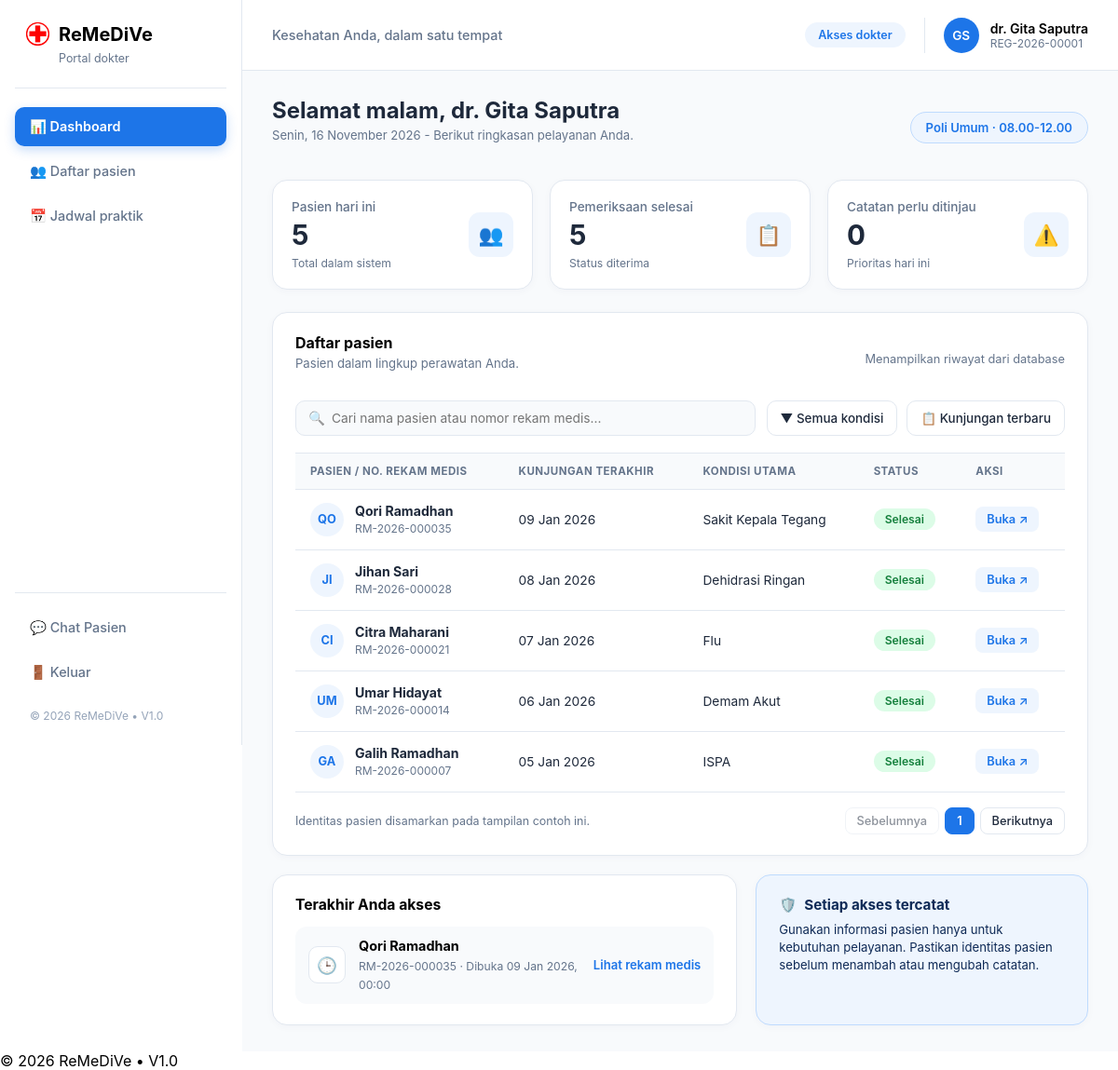
Screenshot of /doctor_dashboard.php (signed in) with the database file from the repository.
### tables this page shows
CREATE TABLE `doctors` (
  `DoctorID` int(11) NOT NULL,
  `DoctorName` varchar(50) NOT NULL,
  `Speciality` varchar(20) DEFAULT NULL,
  `PhoneNumber` varchar(15) DEFAULT NULL,
  `RegistrationNumber` char(17) DEFAULT NULL,
  `UserID` int(11) DEFAULT NULL
);

CREATE TABLE `medical_examinations` (
  `ExamID` int(11) NOT NULL,
  `DoctorID` int(11) DEFAULT NULL,
  `PatientID` int(11) DEFAULT NULL,
  `Examination_date` datetime DEFAULT NULL,
  `Diagnosis` text DEFAULT NULL,
  `examResult` text DEFAULT NULL,
  `mainIssues` text DEFAULT NULL,
  `action` text DEFAULT NULL,
  `notes` text DEFAULT NULL,
  `BloodPressureSistolik` int(11) DEFAULT NULL,
  `BloodPressureDiastolik` int(11) DEFAULT NULL,
  `pulse` smallint(6) DEFAULT NULL,
  `temperature` decimal(4,1) DEFAULT NULL,
  `WeightKg` decimal(10,0) DEFAULT NULL,
  `HeightCm` decimal(10,0) DEFAULT NULL,
  `status` varchar(10) DEFAULT NULL
);

CREATE TABLE `patients` (
  `PatientID` int(11) NOT NULL,
  `PatientName` varchar(50) DEFAULT NULL,
  `NIK` char(16) DEFAULT NULL,
  `BloodType` varchar(3) DEFAULT NULL,
  `PhoneNumber` varchar(15) DEFAULT NULL,
  `Address` text DEFAULT NULL,
  `Gender` char(1) NOT NULL,
  `BirthDate` date NOT NULL,
  `UserID` int(11) DEFAULT NULL,
  `Allergy` varchar(50) DEFAULT NULL
);

### timezone.php (called while the page is built, shortened)
<?php
    $DayList = array(
        'Sunday' => 'Minggu',
        'Monday' => 'Senin',
        'Tuesday' => 'Selasa',
        'Wednesday' => 'Rabu',
        'Thursday' => 'Kamis',
        'Friday' => 'Jumat',
        'Saturday' => 'Sabtu'
    );
    $MonthList = array(
    'January'   => 'Januari',
    'February'  => 'Februari',
    'March'     => 'Maret',
    'April'     => 'April',
    'May'       => 'Mei',
    'June'      => 'Juni',
    'July'      => 'Juli',
    'August'    => 'Agustus',
    'September' => 'September',
    'October'   => 'Oktober',
    'November'  => 'November',
    'December'  => 'Desember'
    );
    $hari_inggris  = date('l');
    $bulan_inggris = date('F');
    $hari_indo  = $DayList[$hari_inggris];
    $bulan_indo = $MonthList[$bulan_inggris];
    $tanggal_sekarang = $hari_indo . ', ' . date('d') . ' ' . $bulan_indo . ' ' . date('Y');
?>

### doctor_dashboard.php (the view, shortened to what this page needs)
<?php
    include ('header.php');
    include ('timezone.php');
    $doctor_id = $data ? $data['DoctorID'] : 0;
    $doctor_name = $data ? $data['DoctorName'] : 'Dokter';
    $speciality = $data ? $data['Speciality'] : 'Umum';
    $hour = (int)date('G');
    if ($hour < 11) {
        $greeting = "Selamat pagi";
    } elseif ($hour < 15) {
        $greeting = "Selamat siang";
    } elseif ($hour < 18) {
        $greeting = "Selamat sore";
    } else {
        $greeting = "Selamat malam";
    }
    $q_today = "SELECT COUNT(*) as total FROM medical_examinations WHERE DoctorID = '$doctor_id'";
    $res_today = mysqli_query($connection, $q_today);
    $row_today = mysqli_fetch_assoc($res_today);
    $total_patients_today = $row_today['total'] ?? 0;
    $q_completed = "SELECT COUNT(*) as total FROM medical_examinations WHERE DoctorID = '$doctor_id' AND status = 'Accepted'";
    $res_completed = mysqli_query($connection, $q_completed);
    $row_completed = mysqli_fetch_assoc($res_completed);
    $total_completed = $row_completed['total'] ?? 0;
    $total_review = max(0, $total_patients_today - $total_completed);
    $patients_list = [];
    $q_patients = "SELECT m.*, p.PatientName, p.PatientID, p.NIK FROM medical_examinations m JOIN patients p ON m.PatientID = p.PatientID WHERE m.DoctorID = '$doctor_id' ORDER BY m.Examination_date DESC LIMIT 10";
    $res_patients = mysqli_query($connection, $q_patients);
    if ($res_patients) {
        while ($p_row = mysqli_fetch_assoc($res_patients)) {
            $patients_list[] = $p_row;
        }
    }
    $q_last = "SELECT m.*, p.PatientName, p.PatientID FROM medical_examinations m JOIN patients p ON m.PatientID = p.PatientID WHERE m.DoctorID = '$doctor_id' ORDER BY m.Examination_date DESC LIMIT 1";
    $res_last = mysqli_query($connection, $q_last);
    $last_access = ($res_last && mysqli_num_rows($res_last) > 0) ? mysqli_fetch_assoc($res_last) : null;
?>
<main class="main-content">
    <div class="doctor-welcome-row">
        <div>
            <h2><?php echo $greeting; ?>, <?php echo htmlspecialchars($doctor_name); ?></h2>
            <p class="section-desc"><?php echo $tanggal_sekarang; ?> - Berikut ringkasan pelayanan Anda.</p>
        </div>
        <div class="practice-schedule-badge">
            <span>Poli <?php echo htmlspecialchars($speciality); ?> · 08.00-12.00</span>
        </div>
    </div>
    <div class="doctor-metrics-grid">
        <div class="card metric-card">
            <div class="metric-info">
                <span class="metric-title">Pasien hari ini</span>
                <h3 class="metric-value"><?php echo $total_patients_today; ?></h3>
                <small class="metric-note">Total dalam sistem</small>
            </div>
            <div class="metric-icon-box">👥</div>
        </div>
        <div class="card metric-card">
            <div class="metric-info">
                <span class="metric-title">Pemeriksaan selesai</span>
                <h3 class="metric-value"><?php echo $total_completed; ?></h3>
                <small class="metric-note">Status diterima</small>
            </div>
            <div class="metric-icon-box">📋</div>
        </div>
        <div class="card metric-card">
            <div class="metric-info">
                <span class="metric-title">Catatan perlu ditinjau</span>
                <h3 class="metric-value"><?php echo $total_review; ?></h3>
                <small class="metric-note">Prioritas hari ini</small>
            </div>
            <div class="metric-icon-box">⚠️</div>
        </div>
    </div>
    <div class="card content-card">
        <div class="card-title-row">
            <div>
                <h3>Daftar pasien</h3>
                <p class="section-desc">Pasien dalam lingkup perawatan Anda.</p>
            </div>
            <span class="section-sub-info">Menampilkan riwayat dari database</span>
        </div>
        <div class="table-filter-toolbar">
            <div class="search-box-wrapper">
                <span class="search-icon">🔍</span>
                <input type="text" class="form-control" placeholder="Cari nama pasien atau nomor rekam medis..." readonly>
            </div>
            <div class="filter-actions-group">
                <button type="button" class="btn-filter-dropdown">▼ Semua kondisi</button>
                <button type="button" class="btn-filter-dropdown">📋 Kunjungan terbaru</button>
            </div>
        </div>
        <div class="table-responsive">
            <table class="data-table">
                <thead>
                    <tr>
                        <th>PASIEN / NO. REKAM MEDIS</th>
                        <th>KUNJUNGAN TERAKHIR</th>
                        <th>KONDISI UTAMA</th>
                        <th>STATUS</th>
                        <th>AKSI</th>
                    </tr>
                </thead>
                <tbody>
                    <?php
                        if (!empty($patients_list)){
                            foreach ($patients_list as $pat){
                                ?>
                                <tr>
                                    <td>
                                        <div class="patient-table-identity">
                                            <span class="table-avatar-badge"><?php echo strtoupper(mb_substr($pat['PatientName'], 0, 2)); ?></span>
                                            <div>
                                                <strong><?php echo htmlspecialchars($pat['PatientName']); ?></strong>
                                                <small>RM-2026-<?php echo str_pad($pat['PatientID'], 6, '0', STR_PAD_LEFT); ?></small>
                                            </div>
                                        </div>
                                    </td>
                                    <td><?php echo date('d M Y', strtotime($pat['Examination_date'])); ?></td>
                                    <td><?php echo htmlspecialchars($pat['Diagnosis'] ?? 'Pemeriksaan Umum'); ?></td>
                                    <td>
                                        <span class="status-pill <?php echo ($pat['status'] === 'Accepted') ? 'status-accepted' : 'status-pending'; ?>">
                                            <?php echo ($pat['status'] === 'Accepted') ? 'Selesai' : 'Kontrol rutin'; ?>
                                        </span>
                                    </td>
                                    <td>
                                        <a href="doctor_patients.php?id=<?php echo $pat['PatientID']; ?>" class="table-action-link">Buka ↗</a>
                                    </td>
                                </tr>
                                <?php
                            }
                        } else{
                            ?>
                            <tr>
                                <td colspan="5" class="text-center">Belum ada data pasien dalam perawatan.</td>
                            </tr>
                            <?php
                        }
                    ?>
                </tbody>
            </table>
        </div>
        <div class="table-footer-row">
            <span class="table-footer-note">Identitas pasien disamarkan pada tampilan contoh ini.</span>
            <div class="pagination-controls">
                <button type="button" class="page-btn" disabled>Sebelumnya</button>
                <button type="button" class="page-btn active-page">1</button>
                <button type="button" class="page-btn">Berikutnya</button>
            </div>
        </div>
    </div>
    <div class="dashboard-bottom-grid">
        <div class="card last-access-card">
            <h4>Terakhir Anda akses</h4>
            <?php
                if ($last_access){
                    ?>
                    <div class="last-access-item">
                        <div class="access-icon">🕒</div>
                        <div>
                            <strong><?php echo htmlspecialchars($last_access['PatientName']); ?></strong>
                            <small>RM-2026-<?php echo str_pad($last_access['PatientID'], 6, '0', STR_PAD_LEFT); ?> · Dibuka <?php echo date('d M Y, H:i', strtotime($last_access['Examination_date'])); ?></small>
                        </div>
                        <a href="doctor_patients.php?id=<?php echo $last_access['PatientID']; ?>" class="link-action-inline">Lihat rekam medis</a>
                    </div>
                    <?php
                } else {
                    ?>
                    <p class="section-desc">Belum ada riwayat akses rekam medis.</p>
                    <?php
                }
            ?>
        </div>
        <div class="card security-notice-card">
            <div class="security-notice-header">
                <span>🛡️</span>
                <strong>Setiap akses tercatat</strong>
            </div>
            <p class="section-desc">Gunakan informasi pasien hanya untuk kebutuhan pelayanan. Pastikan identitas pasien sebelum menambah atau mengubah catatan.</p>
        </div>
    </div>
</main>
<?php
    include ('footer.php');
?>

### header.php (shortened to what this page needs)
<?php
    include ('connection.php');
    $user_id = $_SESSION['UserID'];
    $role = $_SESSION['Role'];
    $display_name = '';
    $identifier   = '';
    $initials     = '';
    if ($role === 'patient') {
    $query = "SELECT * FROM patients WHERE UserID = '$user_id'";
    $result = mysqli_query($connection, $query);
        if ($result && mysqli_num_rows($result) > 0) {
            $data = mysqli_fetch_assoc($result);
            $display_name = $data['PatientName'];
            $identifier = 'RM-' . $data['PatientID'];
            $words = explode(' ', $display_name);
            $initials = mb_substr($words[0], 0, 1) . (isset($words[1]) ? mb_substr($words[1], 0, 1) : '');
            $initials = strtoupper($initials);
        }
    } elseif ($role === 'doctor') {
        $query = "SELECT * FROM doctors WHERE UserID = '$user_id'";
        $result = mysqli_query($connection, $query);
        if ($result && mysqli_num_rows($result) > 0) {
            $data = mysqli_fetch_assoc($result);
            $display_name = $data['DoctorName'];
            $identifier = $data['RegistrationNumber'];
            $words = explode(' ', str_replace('dr. ', '', $display_name));
            $initials = mb_substr($words[0], 0, 1) . (isset($words[1]) ? mb_substr($words[1], 0, 1) : '');
            $initials = strtoupper($initials);
        }
    } else {
        $display_name = 'Administrator';
        $identifier = 'ADM';
        $initials = 'AD';
    }
?>
<!DOCTYPE html>
<html lang="id">
<head>
    <link rel="stylesheet" href="style.css">
</head>
<body>
    <div class="app-layout">
        <aside class="sidebar">
            <div class="sidebar-brand">
                <img src="assets/image/RedCross.png" alt="ReMeDiVe" style="height: 25px; width:auto;">
                <h2>ReMeDiVe</h2>
                <small><?php echo ($role === 'patient') ? 'Portal pasien' : (($role === 'doctor') ? 'Portal dokter' : 'Portal admin'); ?></small>
            </div>
            <nav class="sidebar-menu">
                <?php
                    if ($role === 'patient'){
                        ?>
                        <a href="patient_dashboard.php" class="menu-item <?php echo (basename($_SERVER['PHP_SELF']) == 'patient_dashboard.php') ? 'active' : ''; ?>">
                            <span>📊 Dashboard</span>
                        </a>
                        <a href="patient_records.php" class="menu-item <?php echo (basename($_SERVER['PHP_SELF']) == 'patient_records.php') ? 'active' : ''; ?>">
                            <span>📁 Rekam medis</span>
                        </a>
                        <a href="patient_profile.php" class="menu-item <?php echo (basename($_SERVER['PHP_SELF']) == 'patient_profile.php') ? 'active' : ''; ?>">
                            <span>👤 Profil saya</span>
                        </a>
                        <?php
                    } elseif ($role === 'doctor'){
                        ?>
                        <a href="doctor_dashboard.php" class="menu-item <?php echo (basename($_SERVER['PHP_SELF']) == 'doctor_dashboard.php') ? 'active' : ''; ?>">
                            <span>📊 Dashboard</span>
                        </a>
                        <a href="doctor_patients.php" class="menu-item <?php echo (basename($_SERVER['PHP_SELF']) == 'doctor_patients.php') ? 'active' : ''; ?>">
                            <span>👥 Daftar pasien</span>
                        </a>
                        <a href="doctor_schedule.php" class="menu-item <?php echo (basename($_SERVER['PHP_SELF']) == 'doctor_schedule.php') ? 'active' : ''; ?>">
                            <span>📅 Jadwal praktik</span>
                        </a>
                        <?php
                    }
                ?>
            </nav>
            <div class="sidebar-footer-menu">
                <a href="chat.php" class="menu-item <?php echo (basename($_SERVER['PHP_SELF']) == 'chat.php') ? 'active' : ''; ?>">
                    <span>💬 <?php echo ($role === 'patient') ? 'Konsultasi Dokter' : 'Chat Pasien'; ?></span>
                </a>
                <a href="logout.php" class="menu-item logout-item">
                    <span>🚪 Keluar</span>
                </a>
                <div class="copyright-box">
                    <span>&copy; <?php echo date('Y'); ?> ReMeDiVe &bull; V1.0</span>
                </div>
            </div>
        </aside>
        <div class="main-wrapper">
            <header class="top-header">
                <div class="top-header-left">
                    <p>Kesehatan Anda, dalam satu tempat</p>
                </div>
                <div class="top-header-right">
                    <span class="role-badge"><?php echo ($role === 'patient') ? 'Akses pasien' : (($role === 'doctor') ? 'Akses dokter' : 'Akses admin'); ?></span>
                    <div class="user-profile-mini">
                        <span class="user-avatar-small"><?php echo $initials; ?></span>
                        <div class="user-info-text">
                            <span class="u-name"><?php echo htmlspecialchars($display_name); ?></span>
                            <small><?php echo htmlspecialchars($identifier); ?></small>
                        </div>
                    </div>
                </div>
            </header>
        </div>
    </div>
</body>
</html>

### rows the page displays
doctors: DoctorName "GS", DoctorName "dr. Gita Saputra", RegistrationNumber "REG-2026-00001", Speciality "Umum"
medical_examinations: PatientID.PatientName "QO", PatientID.PatientName "Qori Ramadhan", PatientID.PatientID "000035", Examination_date "09 Jan 2026", Diagnosis "Sakit Kepala Tegang", status "Selesai", Examination_date "09 Jan 2026, 00:00"
medical_examinations: PatientID.PatientName "JI", PatientID.PatientName "Jihan Sari", PatientID.PatientID "000028", Examination_date "08 Jan 2026", Diagnosis "Dehidrasi Ringan", status "Selesai"
medical_examinations: PatientID.PatientName "CI", PatientID.PatientName "Citra Maharani", PatientID.PatientID "000021", Examination_date "07 Jan 2026", Diagnosis "Flu", status "Selesai"
medical_examinations: PatientID.PatientName "UM", PatientID.PatientName "Umar Hidayat", PatientID.PatientID "000014", Examination_date "06 Jan 2026", Diagnosis "Demam Akut", status "Selesai"
medical_examinations: PatientID.PatientName "GA", PatientID.PatientName "Galih Ramadhan", PatientID.PatientID "000007", Examination_date "05 Jan 2026", Diagnosis "ISPA", status "Selesai"

### other values shown
$greeting "Selamat malam"
$tanggal_sekarang "Senin, 16 November 2026"
$total_patients_today "5"
$total_completed "5"
$total_review "0"
